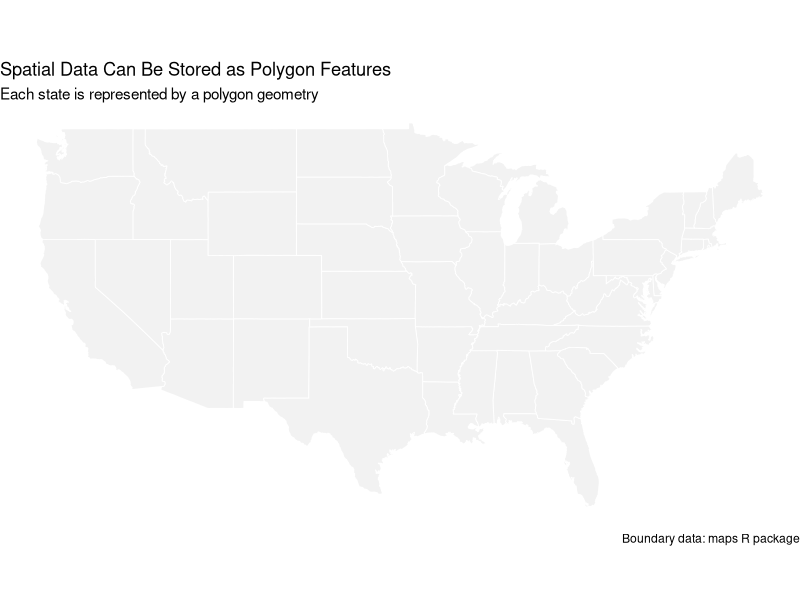

Reproduce this figure in R. (Note: this script raises an error after producing the figure.)
## ---- chunk 1
#install.packages("maps")
#install.packages("sf")
library(tidyverse)
library(maps)
library(sf)
## ---- chunk 2
us_states <- maps::map(
  database = "state",
  plot = FALSE,
  fill = TRUE
) %>%
  st_as_sf() %>%
  rename(
    state_name = ID
  )
## ---- chunk 3
ggplot(
  data = us_states
) +
  geom_sf(
    fill = "grey95",
    color = "white",
    linewidth = 0.3
  ) +
  labs(
    title = "Spatial Data Can Be Stored as Polygon Features",
    subtitle = "Each state is represented by a polygon geometry",
    caption = "Boundary data: maps R package"
  ) +
  theme_void()
## ---- chunk 4
georgia_counties <- maps::map(
  database = "county",
  regions = "georgia",
  plot = FALSE,
  fill = TRUE
) %>%
  st_as_sf() %>%
  rename(
    county_id = ID
  ) %>%
  mutate(
    county_name = str_remove(
      county_id,
      "^georgia,"
    ),
    county_name = str_to_title(
      county_name
    )
  )
## ---- chunk 5
ggplot(
  data = georgia_counties
) +
  geom_sf(
    fill = "#F3F4F6",
    color = "pink`",
    linewidth = 0.25
  ) +
  labs(
    title = "Georgia County Boundaries",
    subtitle = "Each polygon can be joined to county-level health information",
    caption = "Boundary data: maps R package"
  ) +
  theme_void()
